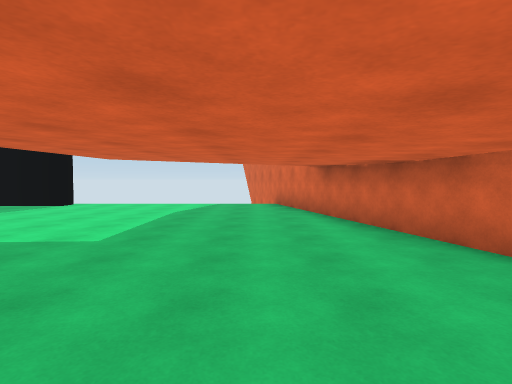
view 1 (above)

22 first-person views from a walk through a scene from a Unity 3-D project. The camera is 1.4 m above the floor, tilts 2° down and sees 80° across. The floor is counted in squares, 2 m on a side. Each view is taken from the middle of a square. On the plan, view 1 faces up. The plan holds only what a view shows up to about 10 squares ahead; the rest is blank. The place goes on beyond the plan.

view 2
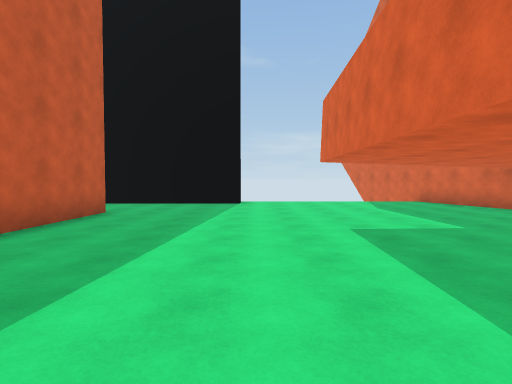

view 3
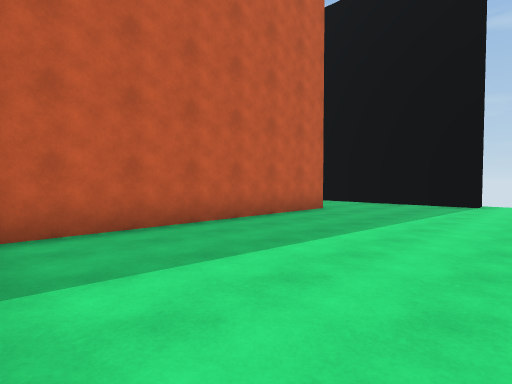

view 4
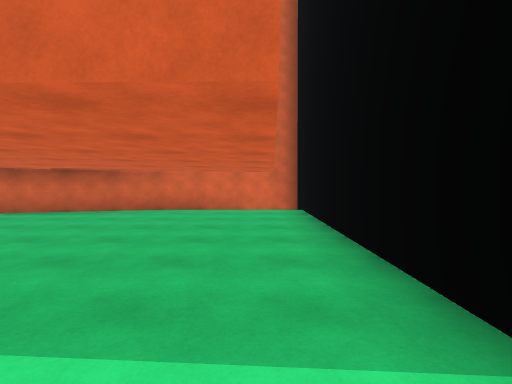

view 5
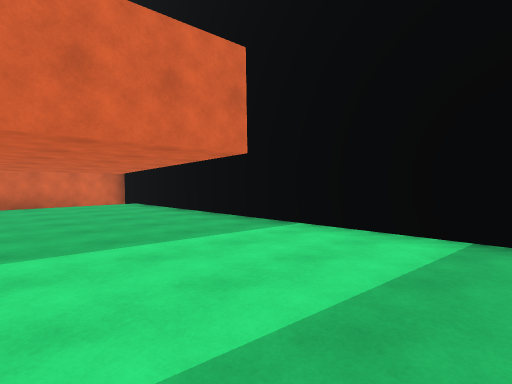

view 6
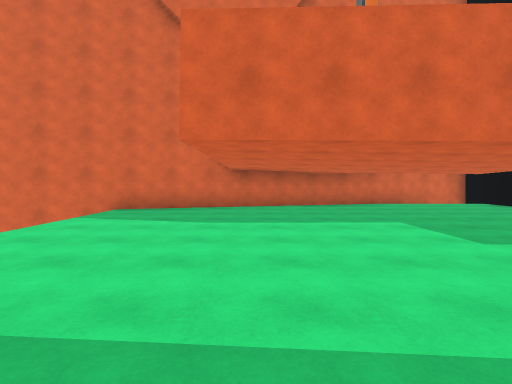

view 7
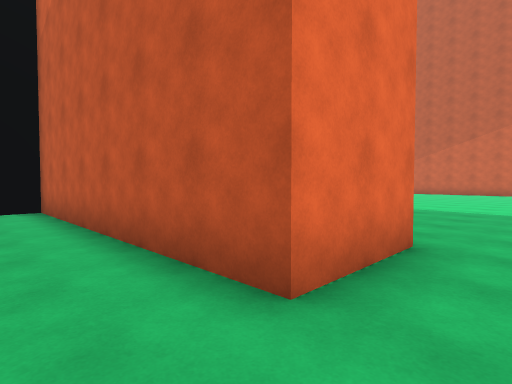

view 8
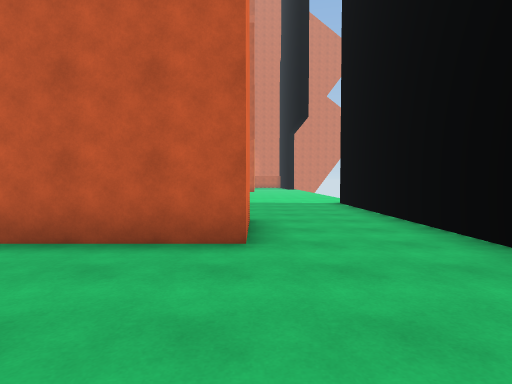

view 9
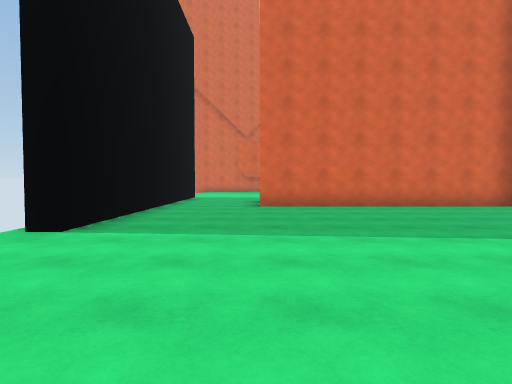

view 10
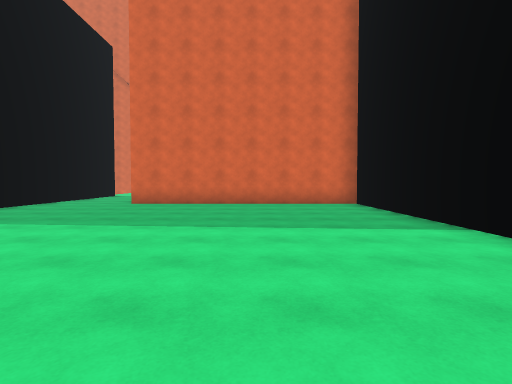

view 11
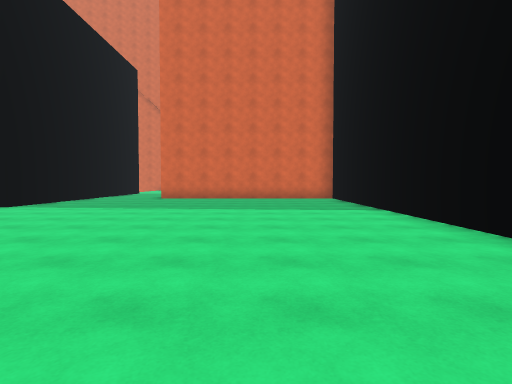

view 12
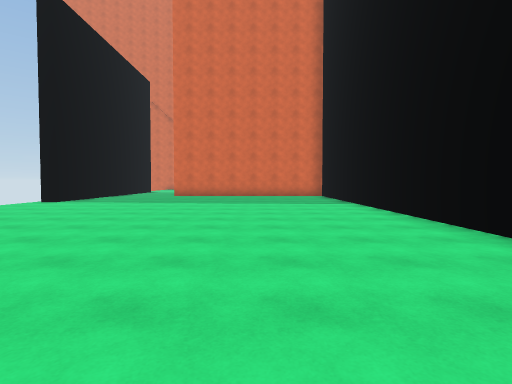

view 13
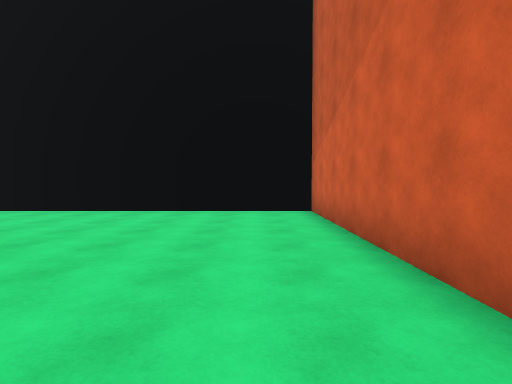

view 14
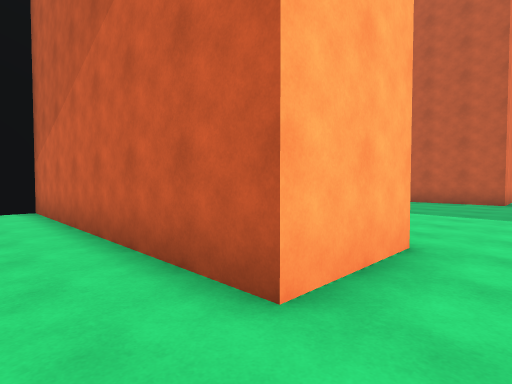

view 15
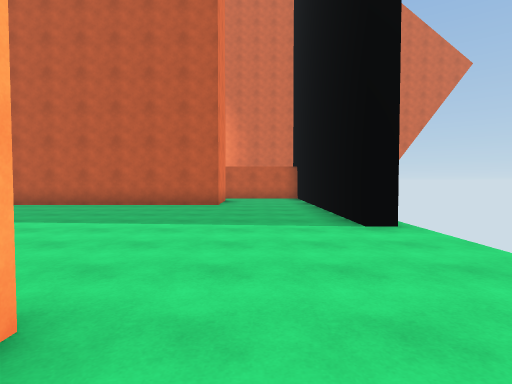

view 16
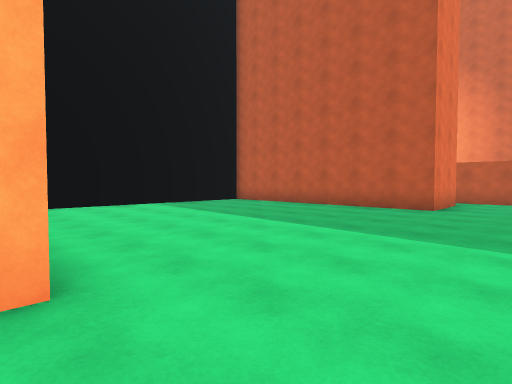

view 17
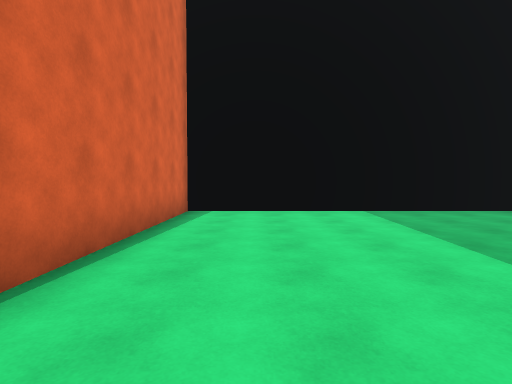

view 18
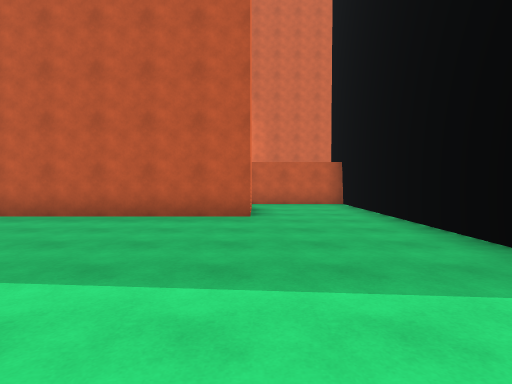

view 19
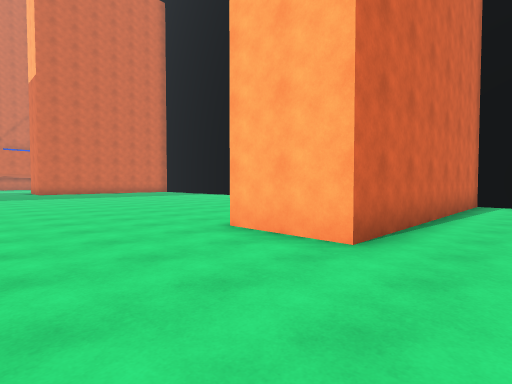

view 20
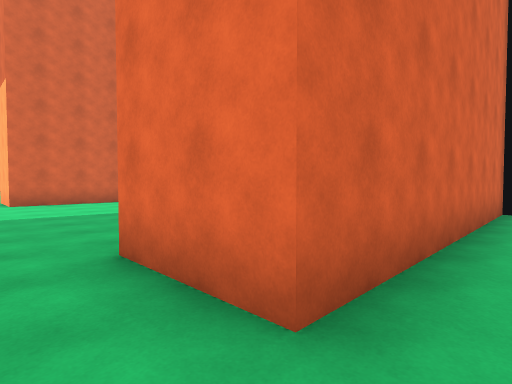

view 21
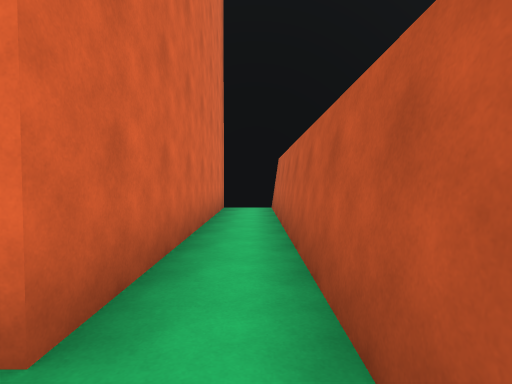

view 22
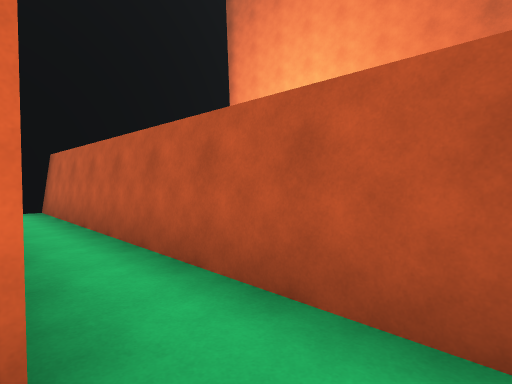

### Floor plan
Points are (right, up) in squares from view 1. A wall is a line through its corners. A room is listed if a view was taken in it or the views show most of it. See-through windows are left out.
Room 1 (views 1, 2, 3, 4, 5, 6, 7, 8)
walls: (-3.2, -1.1) (3.4, -1.1) (0.4, 10.5); (-5.5, 9.2) (-5.5, 8.7) (-10.4, 8.7); (-10.5, 5.9) (-8.4, 5.9) (-8.4, -1.1) (-7.6, -1.1)
ways out: opening at (-9.5, 7.5) to room 2
Room 2 (views 9, 10, 11, 12, 13, 14, 15, 16, 17, 18, 19, 20, 21, 22)
walls: (-31.4, 8.7) (-38.5, 8.7) (-38.5, -1.1) (-37.1, -1.1) (-37.1, 5.9) (-35.1, 5.9) (-35.1, -0.2); (-35, -1.1) (-27.4, -1.1) (-27.4, 5.9) (-25.3, 5.9) (-25.3, -1.1) (-10.5, -1.1) (-10.5, 5.9); (-10.4, 8.7) (-14.9, 8.7)
ways out: opening at (-9.5, 7.5) to room 1

Where each view was taken, in squares from view 1:
view 1: 0 up, 0 right, facing up
view 2: 1 down, 5 left, facing up
view 3: 1 down, 4 left, facing up-left
view 4: 0 up, 5 left, facing right
view 5: 3 up, 7 left, facing down-right
view 6: 6 up, 7 left, facing right
view 7: 7 up, 7 left, facing down-left
view 8: 6 up, 5 left, facing left
view 9: 6 up, 19 left, facing right
view 10: 2 up, 20 left, facing right
view 11: 2 up, 23 left, facing right
view 12: 2 up, 25 left, facing right
view 13: 6 up, 24 left, facing down
view 14: 7 up, 24 left, facing down-left
view 15: 7 up, 26 left, facing left
view 16: 8 up, 27 left, facing down-left
view 17: 6 up, 29 left, facing down
view 18: 6 up, 29 left, facing left
view 19: 9 up, 29 left, facing down-right
view 20: 7 up, 38 left, facing down-right
view 21: 7 up, 38 left, facing down
view 22: 7 up, 37 left, facing down-left
